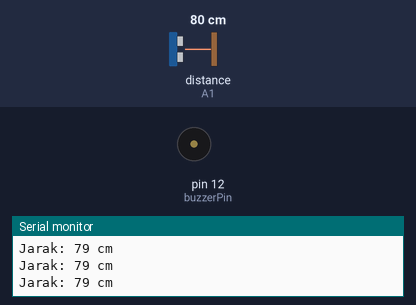
Bench run of a sketch on a simulated Arduino Uno, built with avr-gcc and run on an emulated ATmega328P. On the bench: buzzer (waves = sounding), the last lines printed to the serial monitor. Wiring (inferred from the names in the program): ultrasonic range finder: trigger A0; echo A1. The test bench sets the inputs (shaded band); at power-on: distance to the obstacle (sensor on A1) 80 cm. The echo pulse lasts 58.3 µs per cm.

Above: at 1.2 s.
1.3 s: distance to the obstacle (sensor on A1) set to 23 cm
4.3 s: distance to the obstacle (sensor on A1) set to 19 cm
At 4.41 s:
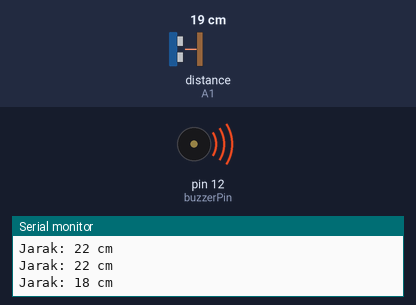
7.3 s: distance to the obstacle (sensor on A1) set to 120 cm
At 8.0 s:
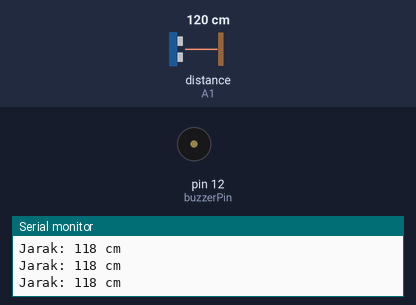
13.3 s: distance to the obstacle (sensor on A1) set to 2 cm
At 14.0 s:
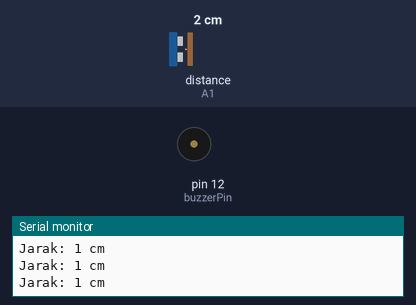
16.3 s: distance to the obstacle (sensor on A1) set to 60 cm
At 16.8 s:
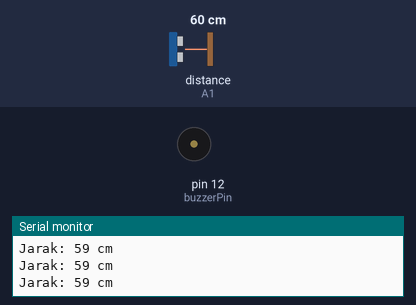
Timing chart, 0 to 19.3 s (numbered marks = the images above; inputs shaded):
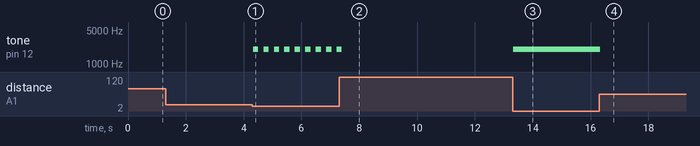

Measured:
- the behaviour switches between 21 and 20 cm on distance to the obstacle (sensor on A1) (found by bisection; images 0 and 1)
- after the input at 4.3 s, tone on pin 12 (buzzerPin): alternates 2000 Hz for 0.18 s and silent for 0.18 s, starting at once
- after the input at 7.3 s, tone on pin 12 (buzzerPin): goes on until 7.4 s, then stays silent
- after the input at 13.3 s, tone on pin 12 (buzzerPin): alternates 2000 Hz for 0.01 s and silent for 0.01 s, starting at once
- after the input at 16.3 s, tone on pin 12 (buzzerPin): goes on until 16.3 s, then stays silent

The sketch:

buzzerparkir.ino
```cpp
// --- Konfigurasi Pin ---
const int trigPin = A0;
const int echoPin = A1;
const int buzzerPin = 12;

long duration;
int distance;

void setup() {
  Serial.begin(9600);

  pinMode(trigPin, OUTPUT);
  pinMode(echoPin, INPUT);
  pinMode(buzzerPin, OUTPUT);

  Serial.println("Sistem Sensor Parkir Ala Video Aktif!");
}

void loop() {
  // 1. Membaca Jarak
  digitalWrite(trigPin, LOW);
  delayMicroseconds(2);
  digitalWrite(trigPin, HIGH);
  delayMicroseconds(10);
  digitalWrite(trigPin, LOW);

  duration = pulseIn(echoPin, HIGH);
  distance = duration * 0.034 / 2;

  Serial.print("Jarak: ");
  Serial.print(distance);
  Serial.println(" cm");

  // 2. Logika Suara Persis Video
  // Di video, alarm mulai bunyi saat jarak di bawah 20 cm
  if (distance > 0 && distance < 20) {

    // Rahasianya ada di sini: Jarak dikalikan dengan angka pengali (misal 10 atau 15)
    // Jarak 19cm -> delay 190ms (lambat)
    // Jarak 3cm  -> delay 30ms (sangat cepat)
    int waktuJeda = distance * 10;

    tone(buzzerPin, 2000);         // Bunyikan buzzer
    delay(waktuJeda);              // Lama bunyi menyesuaikan jarak

    noTone(buzzerPin);             // Matikan buzzer
    delay(waktuJeda);              // Lama diam menyesuaikan jarak

  } else {
    // Jika jarak lebih dari 20 cm atau error, diam
    noTone(buzzerPin);
  }
}
```
